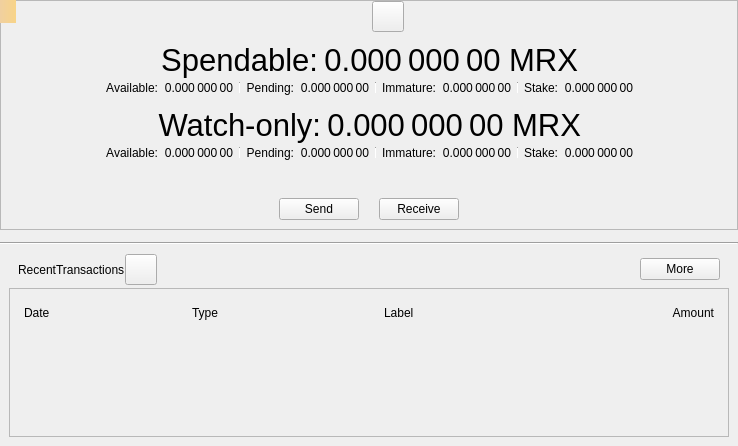
<?xml version="1.0" encoding="UTF-8"?>
<ui version="4.0">
 <class>OverviewPage</class>
 <widget class="QWidget" name="OverviewPage">
  <property name="geometry">
   <rect>
    <x>0</x>
    <y>0</y>
    <width>738</width>
    <height>446</height>
   </rect>
  </property>
  <property name="windowTitle">
   <string>Form</string>
  </property>
  <layout class="QVBoxLayout" name="verticalLayout_6">
   <property name="spacing">
    <number>0</number>
   </property>
   <property name="leftMargin">
    <number>0</number>
   </property>
   <property name="topMargin">
    <number>0</number>
   </property>
   <property name="rightMargin">
    <number>0</number>
   </property>
   <property name="bottomMargin">
    <number>0</number>
   </property>
   <item>
    <widget class="QFrame" name="frameBalances">
     <property name="frameShape">
      <enum>QFrame::StyledPanel</enum>
     </property>
     <property name="frameShadow">
      <enum>QFrame::Raised</enum>
     </property>
     <layout class="QVBoxLayout" name="verticalLayout_5">
      <property name="spacing">
       <number>0</number>
      </property>
      <property name="leftMargin">
       <number>0</number>
      </property>
      <property name="topMargin">
       <number>0</number>
      </property>
      <property name="rightMargin">
       <number>0</number>
      </property>
      <property name="bottomMargin">
       <number>0</number>
      </property>
      <item>
       <widget class="QWidget" name="widgetStatus" native="true">
        <layout class="QHBoxLayout" name="horizontalLayout_16">
         <property name="leftMargin">
          <number>0</number>
         </property>
         <property name="topMargin">
          <number>0</number>
         </property>
         <property name="rightMargin">
          <number>0</number>
         </property>
         <property name="bottomMargin">
          <number>0</number>
         </property>
         <item>
          <spacer name="horizontalSpacer_6">
           <property name="orientation">
            <enum>Qt::Horizontal</enum>
           </property>
           <property name="sizeHint" stdset="0">
            <size>
             <width>0</width>
             <height>20</height>
            </size>
           </property>
          </spacer>
         </item>
         <item>
          <widget class="QLabel" name="labelLogo">
           <property name="sizePolicy">
            <sizepolicy hsizetype="Fixed" vsizetype="Fixed">
             <horstretch>0</horstretch>
             <verstretch>0</verstretch>
            </sizepolicy>
           </property>
           <property name="minimumSize">
            <size>
             <width>32</width>
             <height>32</height>
            </size>
           </property>
          </widget>
         </item>
         <item>
          <widget class="QToolButton" name="labelWalletStatus">
           <property name="enabled">
            <bool>true</bool>
           </property>
           <property name="toolTip">
            <string>The displayed information may be out of date. Your wallet automatically synchronizes with the Metrix network after a connection is established, but this process has not completed yet.</string>
           </property>
           <property name="text">
            <string/>
           </property>
           <property name="icon">
            <iconset>
             <normaloff>:/icons/warning</normaloff>
             <disabledoff>:/icons/warning</disabledoff>:/icons/warning</iconset>
           </property>
           <property name="iconSize">
            <size>
             <width>24</width>
             <height>24</height>
            </size>
           </property>
           <property name="flat" stdset="0">
            <bool>false</bool>
           </property>
          </widget>
         </item>
         <item>
          <spacer name="horizontalSpacer_5">
           <property name="orientation">
            <enum>Qt::Horizontal</enum>
           </property>
           <property name="sizeHint" stdset="0">
            <size>
             <width>0</width>
             <height>20</height>
            </size>
           </property>
          </spacer>
         </item>
        </layout>
       </widget>
      </item>
      <item>
       <widget class="QWidget" name="widgetWallet" native="true">
        <layout class="QVBoxLayout" name="verticalLayout_2">
         <property name="spacing">
          <number>0</number>
         </property>
         <item>
          <widget class="QWidget" name="widgetTotal" native="true">
           <layout class="QHBoxLayout" name="horizontalLayout">
            <property name="leftMargin">
             <number>0</number>
            </property>
            <property name="topMargin">
             <number>0</number>
            </property>
            <property name="rightMargin">
             <number>0</number>
            </property>
            <property name="bottomMargin">
             <number>0</number>
            </property>
            <item>
             <spacer name="horizontalSpacer_7">
              <property name="orientation">
               <enum>Qt::Horizontal</enum>
              </property>
              <property name="sizeHint" stdset="0">
               <size>
                <width>0</width>
                <height>20</height>
               </size>
              </property>
             </spacer>
            </item>
            <item>
             <widget class="QLabel" name="labelSpendable">
              <property name="font">
               <font>
                <pointsize>23</pointsize>
               </font>
              </property>
              <property name="text">
               <string>Spendable:</string>
              </property>
              <property name="alignment">
               <set>Qt::AlignRight|Qt::AlignTrailing|Qt::AlignVCenter</set>
              </property>
             </widget>
            </item>
            <item>
             <widget class="QLabel" name="labelTotal">
              <property name="font">
               <font>
                <pointsize>23</pointsize>
               </font>
              </property>
              <property name="cursor">
               <cursorShape>IBeamCursor</cursorShape>
              </property>
              <property name="toolTip">
               <string>Your current total balance</string>
              </property>
              <property name="text">
               <string notr="true">0.000 000 00 MRX</string>
              </property>
              <property name="alignment">
               <set>Qt::AlignRight|Qt::AlignTrailing|Qt::AlignVCenter</set>
              </property>
              <property name="textInteractionFlags">
               <set>Qt::LinksAccessibleByMouse|Qt::TextSelectableByMouse</set>
              </property>
             </widget>
            </item>
            <item>
             <spacer name="horizontalSpacer_8">
              <property name="orientation">
               <enum>Qt::Horizontal</enum>
              </property>
              <property name="sizeHint" stdset="0">
               <size>
                <width>0</width>
                <height>20</height>
               </size>
              </property>
             </spacer>
            </item>
           </layout>
          </widget>
         </item>
         <item>
          <layout class="QHBoxLayout" name="horizontalLayout_13">
           <property name="leftMargin">
            <number>0</number>
           </property>
           <property name="topMargin">
            <number>0</number>
           </property>
           <property name="rightMargin">
            <number>0</number>
           </property>
           <property name="bottomMargin">
            <number>0</number>
           </property>
           <item>
            <spacer name="horizontalSpacer_9">
             <property name="orientation">
              <enum>Qt::Horizontal</enum>
             </property>
             <property name="sizeHint" stdset="0">
              <size>
               <width>40</width>
               <height>20</height>
              </size>
             </property>
            </spacer>
           </item>
           <item>
            <widget class="QWidget" name="widgetBalance" native="true">
             <layout class="QHBoxLayout" name="horizontalLayout_2">
              <property name="leftMargin">
               <number>0</number>
              </property>
              <property name="topMargin">
               <number>0</number>
              </property>
              <property name="rightMargin">
               <number>0</number>
              </property>
              <property name="bottomMargin">
               <number>0</number>
              </property>
              <item>
               <widget class="QLabel" name="labelBalanceText">
                <property name="text">
                 <string>Available:</string>
                </property>
                <property name="alignment">
                 <set>Qt::AlignRight|Qt::AlignTrailing|Qt::AlignVCenter</set>
                </property>
               </widget>
              </item>
              <item>
               <widget class="QLabel" name="labelBalance">
                <property name="cursor">
                 <cursorShape>IBeamCursor</cursorShape>
                </property>
                <property name="toolTip">
                 <string>Your current spendable balance</string>
                </property>
                <property name="text">
                 <string notr="true">0.000 000 00</string>
                </property>
                <property name="alignment">
                 <set>Qt::AlignRight|Qt::AlignTrailing|Qt::AlignVCenter</set>
                </property>
                <property name="textInteractionFlags">
                 <set>Qt::LinksAccessibleByMouse|Qt::TextSelectableByMouse</set>
                </property>
               </widget>
              </item>
             </layout>
            </widget>
           </item>
           <item>
            <widget class="QWidget" name="widgetPending" native="true">
             <layout class="QHBoxLayout" name="horizontalLayout_3">
              <property name="leftMargin">
               <number>6</number>
              </property>
              <property name="topMargin">
               <number>0</number>
              </property>
              <property name="rightMargin">
               <number>0</number>
              </property>
              <property name="bottomMargin">
               <number>0</number>
              </property>
              <item>
               <widget class="Line" name="vLine">
                <property name="maximumSize">
                 <size>
                  <width>1</width>
                  <height>12</height>
                 </size>
                </property>
                <property name="orientation">
                 <enum>Qt::Vertical</enum>
                </property>
               </widget>
              </item>
              <item>
               <widget class="QLabel" name="labelPendingText">
                <property name="text">
                 <string>Pending:</string>
                </property>
                <property name="alignment">
                 <set>Qt::AlignRight|Qt::AlignTrailing|Qt::AlignVCenter</set>
                </property>
               </widget>
              </item>
              <item>
               <widget class="QLabel" name="labelUnconfirmed">
                <property name="cursor">
                 <cursorShape>IBeamCursor</cursorShape>
                </property>
                <property name="toolTip">
                 <string>Total of transactions that have yet to be confirmed, and do not yet count toward the spendable balance</string>
                </property>
                <property name="text">
                 <string notr="true">0.000 000 00</string>
                </property>
                <property name="alignment">
                 <set>Qt::AlignRight|Qt::AlignTrailing|Qt::AlignVCenter</set>
                </property>
                <property name="textInteractionFlags">
                 <set>Qt::LinksAccessibleByMouse|Qt::TextSelectableByMouse</set>
                </property>
               </widget>
              </item>
             </layout>
            </widget>
           </item>
           <item>
            <widget class="QWidget" name="widgetImmature" native="true">
             <layout class="QHBoxLayout" name="horizontalLayout_4">
              <property name="leftMargin">
               <number>6</number>
              </property>
              <property name="topMargin">
               <number>0</number>
              </property>
              <property name="rightMargin">
               <number>0</number>
              </property>
              <property name="bottomMargin">
               <number>0</number>
              </property>
              <item>
               <widget class="Line" name="vLine_2">
                <property name="maximumSize">
                 <size>
                  <width>1</width>
                  <height>12</height>
                 </size>
                </property>
                <property name="orientation">
                 <enum>Qt::Vertical</enum>
                </property>
               </widget>
              </item>
              <item>
               <widget class="QLabel" name="labelImmatureText">
                <property name="text">
                 <string>Immature:</string>
                </property>
                <property name="alignment">
                 <set>Qt::AlignRight|Qt::AlignTrailing|Qt::AlignVCenter</set>
                </property>
               </widget>
              </item>
              <item>
               <widget class="QLabel" name="labelImmature">
                <property name="cursor">
                 <cursorShape>IBeamCursor</cursorShape>
                </property>
                <property name="toolTip">
                 <string>Mined balance that has not yet matured</string>
                </property>
                <property name="text">
                 <string notr="true">0.000 000 00</string>
                </property>
                <property name="alignment">
                 <set>Qt::AlignRight|Qt::AlignTrailing|Qt::AlignVCenter</set>
                </property>
                <property name="textInteractionFlags">
                 <set>Qt::LinksAccessibleByMouse|Qt::TextSelectableByMouse</set>
                </property>
               </widget>
              </item>
             </layout>
            </widget>
           </item>
           <item>
            <widget class="QWidget" name="widgetStake" native="true">
             <layout class="QHBoxLayout" name="horizontalLayout_7">
              <property name="leftMargin">
               <number>6</number>
              </property>
              <property name="topMargin">
               <number>0</number>
              </property>
              <property name="rightMargin">
               <number>0</number>
              </property>
              <property name="bottomMargin">
               <number>0</number>
              </property>
              <item>
               <widget class="Line" name="vLine_3">
                <property name="maximumSize">
                 <size>
                  <width>1</width>
                  <height>12</height>
                 </size>
                </property>
                <property name="orientation">
                 <enum>Qt::Vertical</enum>
                </property>
               </widget>
              </item>
              <item>
               <widget class="QLabel" name="labelStakeText">
                <property name="text">
                 <string>Stake:</string>
                </property>
                <property name="alignment">
                 <set>Qt::AlignRight|Qt::AlignTrailing|Qt::AlignVCenter</set>
                </property>
               </widget>
              </item>
              <item>
               <widget class="QLabel" name="labelStake">
                <property name="text">
                 <string>0.000 000 00</string>
                </property>
                <property name="alignment">
                 <set>Qt::AlignRight|Qt::AlignTrailing|Qt::AlignVCenter</set>
                </property>
                <property name="textInteractionFlags">
                 <set>Qt::LinksAccessibleByMouse|Qt::TextSelectableByMouse</set>
                </property>
               </widget>
              </item>
             </layout>
            </widget>
           </item>
           <item>
            <spacer name="horizontalSpacer_10">
             <property name="orientation">
              <enum>Qt::Horizontal</enum>
             </property>
             <property name="sizeHint" stdset="0">
              <size>
               <width>40</width>
               <height>20</height>
              </size>
             </property>
            </spacer>
           </item>
          </layout>
         </item>
        </layout>
       </widget>
      </item>
      <item>
       <widget class="QWidget" name="widgetWatch" native="true">
        <layout class="QVBoxLayout" name="verticalLayout_4">
         <property name="spacing">
          <number>0</number>
         </property>
         <property name="topMargin">
          <number>0</number>
         </property>
         <property name="bottomMargin">
          <number>0</number>
         </property>
         <item>
          <widget class="QWidget" name="widgetWatchTotal" native="true">
           <layout class="QHBoxLayout" name="horizontalLayout_8">
            <property name="leftMargin">
             <number>0</number>
            </property>
            <property name="topMargin">
             <number>0</number>
            </property>
            <property name="rightMargin">
             <number>0</number>
            </property>
            <property name="bottomMargin">
             <number>0</number>
            </property>
            <item>
             <spacer name="horizontalSpacer_11">
              <property name="orientation">
               <enum>Qt::Horizontal</enum>
              </property>
              <property name="sizeHint" stdset="0">
               <size>
                <width>0</width>
                <height>20</height>
               </size>
              </property>
             </spacer>
            </item>
            <item>
             <widget class="QLabel" name="labelWatchonly">
              <property name="font">
               <font>
                <pointsize>23</pointsize>
               </font>
              </property>
              <property name="text">
               <string>Watch-only:</string>
              </property>
              <property name="alignment">
               <set>Qt::AlignRight|Qt::AlignTrailing|Qt::AlignVCenter</set>
              </property>
             </widget>
            </item>
            <item>
             <widget class="QLabel" name="labelWatchTotal">
              <property name="font">
               <font>
                <pointsize>23</pointsize>
               </font>
              </property>
              <property name="cursor">
               <cursorShape>IBeamCursor</cursorShape>
              </property>
              <property name="toolTip">
               <string>Current total balance in watch-only addresses</string>
              </property>
              <property name="text">
               <string notr="true">0.000 000 00 MRX</string>
              </property>
              <property name="alignment">
               <set>Qt::AlignRight|Qt::AlignTrailing|Qt::AlignVCenter</set>
              </property>
              <property name="textInteractionFlags">
               <set>Qt::LinksAccessibleByMouse|Qt::TextSelectableByMouse</set>
              </property>
             </widget>
            </item>
            <item>
             <spacer name="horizontalSpacer_12">
              <property name="orientation">
               <enum>Qt::Horizontal</enum>
              </property>
              <property name="sizeHint" stdset="0">
               <size>
                <width>0</width>
                <height>20</height>
               </size>
              </property>
             </spacer>
            </item>
           </layout>
          </widget>
         </item>
         <item>
          <layout class="QHBoxLayout" name="horizontalLayout_14">
           <property name="leftMargin">
            <number>0</number>
           </property>
           <property name="rightMargin">
            <number>0</number>
           </property>
           <item>
            <spacer name="horizontalSpacer_13">
             <property name="orientation">
              <enum>Qt::Horizontal</enum>
             </property>
             <property name="sizeHint" stdset="0">
              <size>
               <width>0</width>
               <height>20</height>
              </size>
             </property>
            </spacer>
           </item>
           <item>
            <widget class="QWidget" name="widgetWatchAvailable" native="true">
             <layout class="QHBoxLayout" name="horizontalLayout_9">
              <property name="leftMargin">
               <number>0</number>
              </property>
              <property name="topMargin">
               <number>0</number>
              </property>
              <property name="rightMargin">
               <number>0</number>
              </property>
              <property name="bottomMargin">
               <number>0</number>
              </property>
              <item>
               <widget class="QLabel" name="labelWatchAvailableText">
                <property name="text">
                 <string>Available:</string>
                </property>
                <property name="alignment">
                 <set>Qt::AlignRight|Qt::AlignTrailing|Qt::AlignVCenter</set>
                </property>
               </widget>
              </item>
              <item>
               <widget class="QLabel" name="labelWatchAvailable">
                <property name="cursor">
                 <cursorShape>IBeamCursor</cursorShape>
                </property>
                <property name="toolTip">
                 <string>Your current balance in watch-only addresses</string>
                </property>
                <property name="text">
                 <string notr="true">0.000 000 00</string>
                </property>
                <property name="alignment">
                 <set>Qt::AlignRight|Qt::AlignTrailing|Qt::AlignVCenter</set>
                </property>
                <property name="textInteractionFlags">
                 <set>Qt::LinksAccessibleByMouse|Qt::TextSelectableByMouse</set>
                </property>
               </widget>
              </item>
             </layout>
            </widget>
           </item>
           <item>
            <widget class="QWidget" name="widgetWatchPending" native="true">
             <layout class="QHBoxLayout" name="horizontalLayout_10">
              <property name="leftMargin">
               <number>6</number>
              </property>
              <property name="topMargin">
               <number>0</number>
              </property>
              <property name="rightMargin">
               <number>0</number>
              </property>
              <property name="bottomMargin">
               <number>0</number>
              </property>
              <item>
               <widget class="Line" name="vLine_4">
                <property name="maximumSize">
                 <size>
                  <width>1</width>
                  <height>12</height>
                 </size>
                </property>
                <property name="orientation">
                 <enum>Qt::Vertical</enum>
                </property>
               </widget>
              </item>
              <item>
               <widget class="QLabel" name="labelWatchPendingText">
                <property name="text">
                 <string>Pending:</string>
                </property>
                <property name="alignment">
                 <set>Qt::AlignRight|Qt::AlignTrailing|Qt::AlignVCenter</set>
                </property>
               </widget>
              </item>
              <item>
               <widget class="QLabel" name="labelWatchPending">
                <property name="cursor">
                 <cursorShape>IBeamCursor</cursorShape>
                </property>
                <property name="toolTip">
                 <string>Unconfirmed transactions to watch-only addresses</string>
                </property>
                <property name="text">
                 <string notr="true">0.000 000 00</string>
                </property>
                <property name="alignment">
                 <set>Qt::AlignRight|Qt::AlignTrailing|Qt::AlignVCenter</set>
                </property>
                <property name="textInteractionFlags">
                 <set>Qt::LinksAccessibleByMouse|Qt::TextSelectableByMouse</set>
                </property>
               </widget>
              </item>
             </layout>
            </widget>
           </item>
           <item>
            <widget class="QWidget" name="widgetWatchImmature" native="true">
             <layout class="QHBoxLayout" name="horizontalLayout_11">
              <property name="leftMargin">
               <number>6</number>
              </property>
              <property name="topMargin">
               <number>0</number>
              </property>
              <property name="rightMargin">
               <number>0</number>
              </property>
              <property name="bottomMargin">
               <number>0</number>
              </property>
              <item>
               <widget class="Line" name="vLine_5">
                <property name="maximumSize">
                 <size>
                  <width>1</width>
                  <height>12</height>
                 </size>
                </property>
                <property name="orientation">
                 <enum>Qt::Vertical</enum>
                </property>
               </widget>
              </item>
              <item>
               <widget class="QLabel" name="labelWatchImmatureText">
                <property name="text">
                 <string>Immature:</string>
                </property>
                <property name="alignment">
                 <set>Qt::AlignRight|Qt::AlignTrailing|Qt::AlignVCenter</set>
                </property>
               </widget>
              </item>
              <item>
               <widget class="QLabel" name="labelWatchImmature">
                <property name="cursor">
                 <cursorShape>IBeamCursor</cursorShape>
                </property>
                <property name="toolTip">
                 <string>Mined balance in watch-only addresses that has not yet matured</string>
                </property>
                <property name="text">
                 <string notr="true">0.000 000 00</string>
                </property>
                <property name="alignment">
                 <set>Qt::AlignRight|Qt::AlignTrailing|Qt::AlignVCenter</set>
                </property>
                <property name="textInteractionFlags">
                 <set>Qt::LinksAccessibleByMouse|Qt::TextSelectableByMouse</set>
                </property>
               </widget>
              </item>
             </layout>
            </widget>
           </item>
           <item>
            <widget class="QWidget" name="widgetWatchStake" native="true">
             <layout class="QHBoxLayout" name="horizontalLayout_12">
              <property name="leftMargin">
               <number>6</number>
              </property>
              <property name="topMargin">
               <number>0</number>
              </property>
              <property name="rightMargin">
               <number>0</number>
              </property>
              <property name="bottomMargin">
               <number>0</number>
              </property>
              <item>
               <widget class="Line" name="vLine_6">
                <property name="maximumSize">
                 <size>
                  <width>1</width>
                  <height>12</height>
                 </size>
                </property>
                <property name="orientation">
                 <enum>Qt::Vertical</enum>
                </property>
               </widget>
              </item>
              <item>
               <widget class="QLabel" name="labelWatchStakeText">
                <property name="text">
                 <string>Stake:</string>
                </property>
                <property name="alignment">
                 <set>Qt::AlignRight|Qt::AlignTrailing|Qt::AlignVCenter</set>
                </property>
               </widget>
              </item>
              <item>
               <widget class="QLabel" name="labelWatchStake">
                <property name="text">
                 <string>0.000 000 00</string>
                </property>
                <property name="alignment">
                 <set>Qt::AlignRight|Qt::AlignTrailing|Qt::AlignVCenter</set>
                </property>
                <property name="textInteractionFlags">
                 <set>Qt::LinksAccessibleByMouse|Qt::TextSelectableByMouse</set>
                </property>
               </widget>
              </item>
             </layout>
            </widget>
           </item>
           <item>
            <spacer name="horizontalSpacer_14">
             <property name="orientation">
              <enum>Qt::Horizontal</enum>
             </property>
             <property name="sizeHint" stdset="0">
              <size>
               <width>0</width>
               <height>20</height>
              </size>
             </property>
            </spacer>
           </item>
          </layout>
         </item>
        </layout>
       </widget>
      </item>
      <item>
       <widget class="QWidget" name="widgetTransaction" native="true">
        <layout class="QHBoxLayout" name="horizontalLayout_15">
         <property name="spacing">
          <number>20</number>
         </property>
         <property name="topMargin">
          <number>35</number>
         </property>
         <item>
          <spacer name="horizontalSpacer_15">
           <property name="orientation">
            <enum>Qt::Horizontal</enum>
           </property>
           <property name="sizeHint" stdset="0">
            <size>
             <width>0</width>
             <height>20</height>
            </size>
           </property>
          </spacer>
         </item>
         <item>
          <widget class="QtumPushButton" name="buttonSend">
           <property name="text">
            <string>Send</string>
           </property>
          </widget>
         </item>
         <item>
          <widget class="QtumPushButton" name="buttonReceive">
           <property name="text">
            <string>Receive</string>
           </property>
          </widget>
         </item>
         <item>
          <spacer name="horizontalSpacer_16">
           <property name="orientation">
            <enum>Qt::Horizontal</enum>
           </property>
           <property name="sizeHint" stdset="0">
            <size>
             <width>0</width>
             <height>20</height>
            </size>
           </property>
          </spacer>
         </item>
        </layout>
       </widget>
      </item>
     </layout>
    </widget>
   </item>
   <item>
    <spacer name="verticalSpacer_5">
     <property name="orientation">
      <enum>Qt::Vertical</enum>
     </property>
     <property name="sizeType">
      <enum>QSizePolicy::Fixed</enum>
     </property>
     <property name="sizeHint" stdset="0">
      <size>
       <width>20</width>
       <height>12</height>
      </size>
     </property>
    </spacer>
   </item>
   <item>
    <widget class="Line" name="hLine">
     <property name="orientation">
      <enum>Qt::Horizontal</enum>
     </property>
    </widget>
   </item>
   <item>
    <spacer name="verticalSpacer_4">
     <property name="orientation">
      <enum>Qt::Vertical</enum>
     </property>
     <property name="sizeType">
      <enum>QSizePolicy::Fixed</enum>
     </property>
     <property name="sizeHint" stdset="0">
      <size>
       <width>20</width>
       <height>0</height>
      </size>
     </property>
    </spacer>
   </item>
   <item>
    <widget class="QWidget" name="widgetRecent" native="true">
     <layout class="QVBoxLayout" name="verticalLayout">
      <property name="spacing">
       <number>0</number>
      </property>
      <item>
       <layout class="QHBoxLayout" name="horizontalLayout_6">
        <property name="leftMargin">
         <number>9</number>
        </property>
        <property name="rightMargin">
         <number>9</number>
        </property>
        <property name="bottomMargin">
         <number>3</number>
        </property>
        <item>
         <widget class="QLabel" name="labelRecentTransactions">
          <property name="text">
           <string>RecentTransactions</string>
          </property>
         </widget>
        </item>
        <item>
         <widget class="QToolButton" name="labelTransactionsStatus">
          <property name="enabled">
           <bool>true</bool>
          </property>
          <property name="toolTip">
           <string>The displayed information may be out of date. Your wallet automatically synchronizes with the Metrix network after a connection is established, but this process has not completed yet.</string>
          </property>
          <property name="text">
           <string/>
          </property>
          <property name="icon">
           <iconset>
            <normaloff>:/icons/warning</normaloff>
            <disabledoff>:/icons/warning</disabledoff>:/icons/warning</iconset>
          </property>
          <property name="iconSize">
           <size>
            <width>24</width>
            <height>24</height>
           </size>
          </property>
          <property name="flat" stdset="0">
           <bool>false</bool>
          </property>
         </widget>
        </item>
        <item>
         <spacer name="horizontalSpacer_3">
          <property name="orientation">
           <enum>Qt::Horizontal</enum>
          </property>
          <property name="sizeHint" stdset="0">
           <size>
            <width>0</width>
            <height>20</height>
           </size>
          </property>
         </spacer>
        </item>
        <item>
         <widget class="QPushButton" name="showMoreButton">
          <property name="text">
           <string>More</string>
          </property>
         </widget>
        </item>
       </layout>
      </item>
      <item>
       <layout class="QVBoxLayout" name="verticalLayout_3">
        <item>
         <widget class="QFrame" name="frameRecentTransactions">
          <property name="frameShape">
           <enum>QFrame::StyledPanel</enum>
          </property>
          <property name="frameShadow">
           <enum>QFrame::Raised</enum>
          </property>
          <layout class="QVBoxLayout" name="verticalLayout_8">
           <item>
            <widget class="QWidget" name="widget_header" native="true">
             <layout class="QHBoxLayout" name="horizontalLayout_5">
              <property name="spacing">
               <number>5</number>
              </property>
              <property name="leftMargin">
               <number>5</number>
              </property>
              <property name="topMargin">
               <number>5</number>
              </property>
              <property name="rightMargin">
               <number>5</number>
              </property>
              <property name="bottomMargin">
               <number>5</number>
              </property>
              <item>
               <widget class="QLabel" name="labelDate">
                <property name="text">
                 <string>Date</string>
                </property>
               </widget>
              </item>
              <item>
               <widget class="QLabel" name="labelType">
                <property name="text">
                 <string>Type</string>
                </property>
               </widget>
              </item>
              <item>
               <spacer name="horizontalSpacer_2">
                <property name="orientation">
                 <enum>Qt::Horizontal</enum>
                </property>
                <property name="sizeType">
                 <enum>QSizePolicy::Fixed</enum>
                </property>
                <property name="sizeHint" stdset="0">
                 <size>
                  <width>25</width>
                  <height>20</height>
                 </size>
                </property>
               </spacer>
              </item>
              <item>
               <widget class="QLabel" name="labelAddress">
                <property name="text">
                 <string>Label</string>
                </property>
               </widget>
              </item>
              <item>
               <widget class="QLabel" name="labelAmount">
                <property name="text">
                 <string>Amount</string>
                </property>
                <property name="alignment">
                 <set>Qt::AlignRight|Qt::AlignTrailing|Qt::AlignVCenter</set>
                </property>
               </widget>
              </item>
             </layout>
            </widget>
           </item>
           <item>
            <widget class="QListView" name="listTransactions">
             <property name="styleSheet">
              <string notr="true">QListView { background: transparent; }</string>
             </property>
             <property name="frameShape">
              <enum>QFrame::NoFrame</enum>
             </property>
             <property name="verticalScrollBarPolicy">
              <enum>Qt::ScrollBarAlwaysOff</enum>
             </property>
             <property name="horizontalScrollBarPolicy">
              <enum>Qt::ScrollBarAlwaysOff</enum>
             </property>
            </widget>
           </item>
          </layout>
         </widget>
        </item>
       </layout>
      </item>
     </layout>
    </widget>
   </item>
  </layout>
  <widget class="QLabel" name="labelAlerts">
   <property name="geometry">
    <rect>
     <x>0</x>
     <y>0</y>
     <width>16</width>
     <height>23</height>
    </rect>
   </property>
   <property name="visible">
    <bool>false</bool>
   </property>
   <property name="styleSheet">
    <string notr="true">QLabel { background-color: qlineargradient(x1: 0, y1: 0, x2: 1, y2: 0, stop:0 #F0D0A0, stop:1 #F8D488); color:#000000; }</string>
   </property>
   <property name="wordWrap">
    <bool>true</bool>
   </property>
   <property name="margin">
    <number>3</number>
   </property>
   <property name="textInteractionFlags">
    <set>Qt::TextSelectableByMouse</set>
   </property>
  </widget>
 </widget>
 <customwidgets>
  <customwidget>
   <class>QtumPushButton</class>
   <extends>QPushButton</extends>
   <header>qt/qtumpushbutton.h</header>
  </customwidget>
 </customwidgets>
 <resources/>
 <connections/>
</ui>
